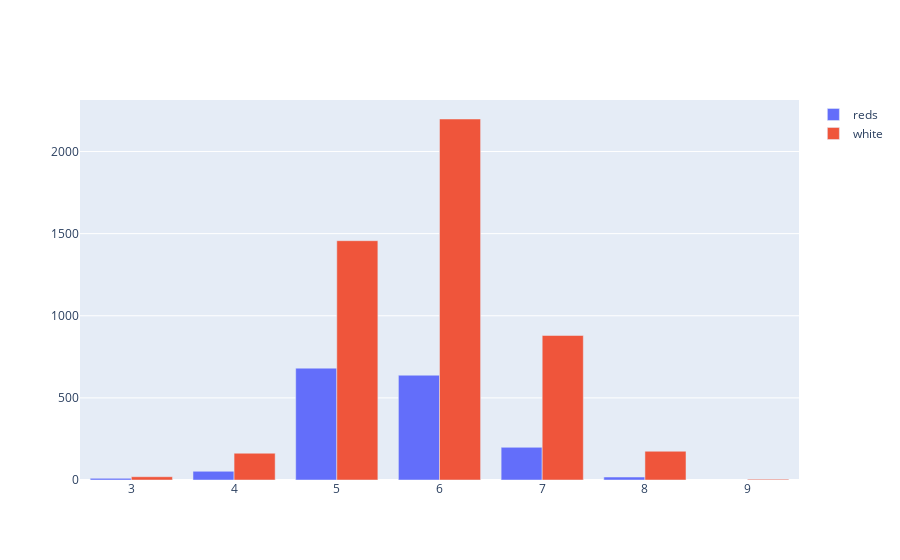

Notebook source saved alongside this figure:
### Markdown cell above
Seems to be no missing data within all of the features at least for red

### Code cell
fig = go.Figure()
#getting the individual amounts of times the quality(lablels of the wine) appears in the dataset
quality_amounts_red = red_wine_data["quality"].groupby(red_wine_data["quality"]).count()
quality_amounts_white = white_wine_data["quality"].groupby(white_wine_data["quality"]).count()

#adding to a graph
fig.add_trace(go.Bar(x=quality_amounts_red.index,y=quality_amounts_red.values,name="reds"))
fig.add_trace(go.Bar(x=quality_amounts_white.index,y=quality_amounts_white.values,name="white"))

fig.show()

### Figure 1 — Plotly figure (JSON) as saved in the notebook; plotly's stock layout.template omitted (floating-point values rounded to 4 significant figures)
{"data": [{"name": "reds", "type": "bar", "x": [3, 4, 5, 6, 7, 8], "y": [10, 53, 681, 638, 199, 18]}, {"name": "white", "type": "bar", "x": [3, 4, 5, 6, 7, 8, 9], "y": [20, 163, 1457, 2198, 880, 175, 5]}], "layout": {}}
